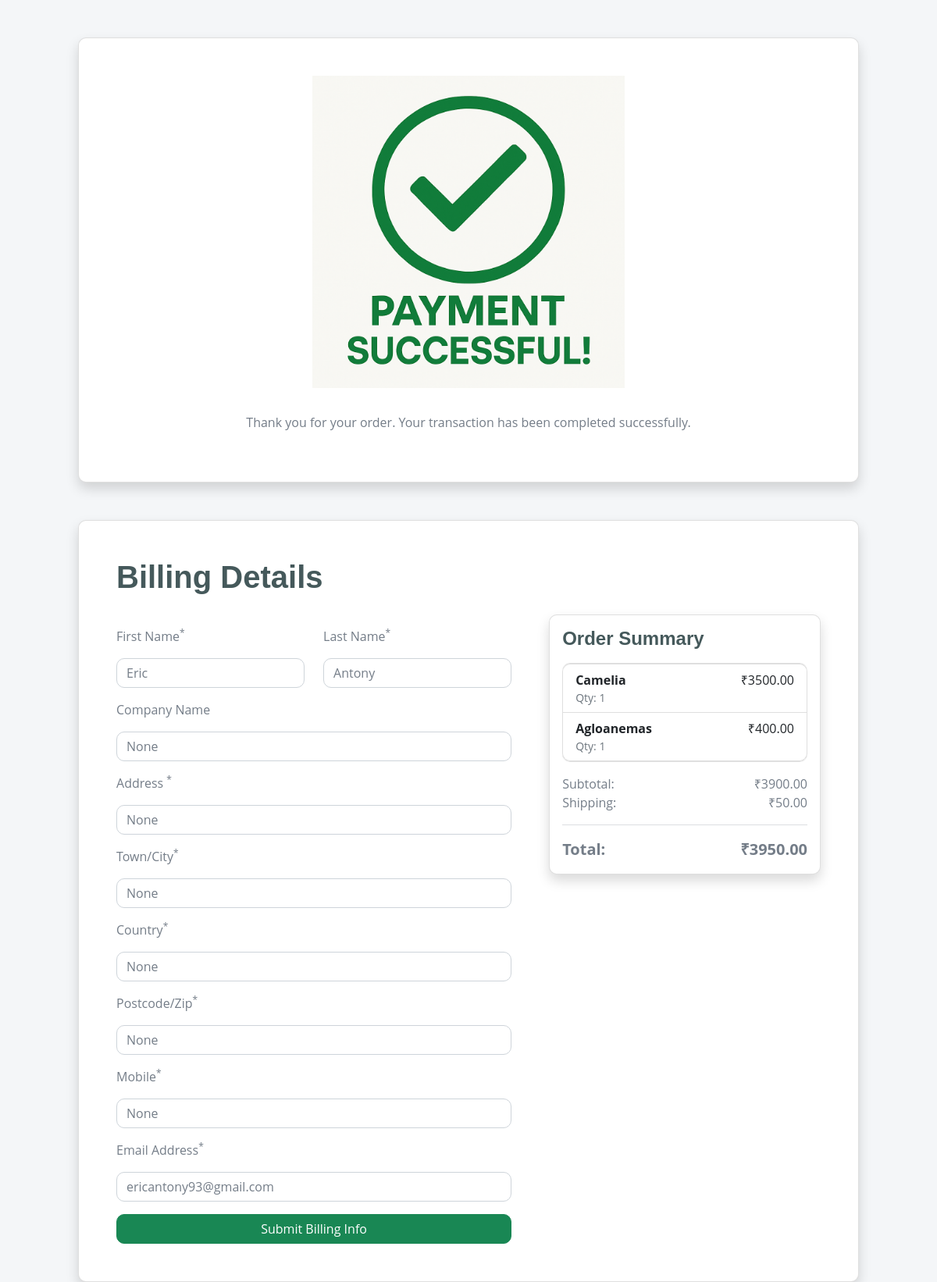
Before: /payment_success/ (signed in) with the older database file.
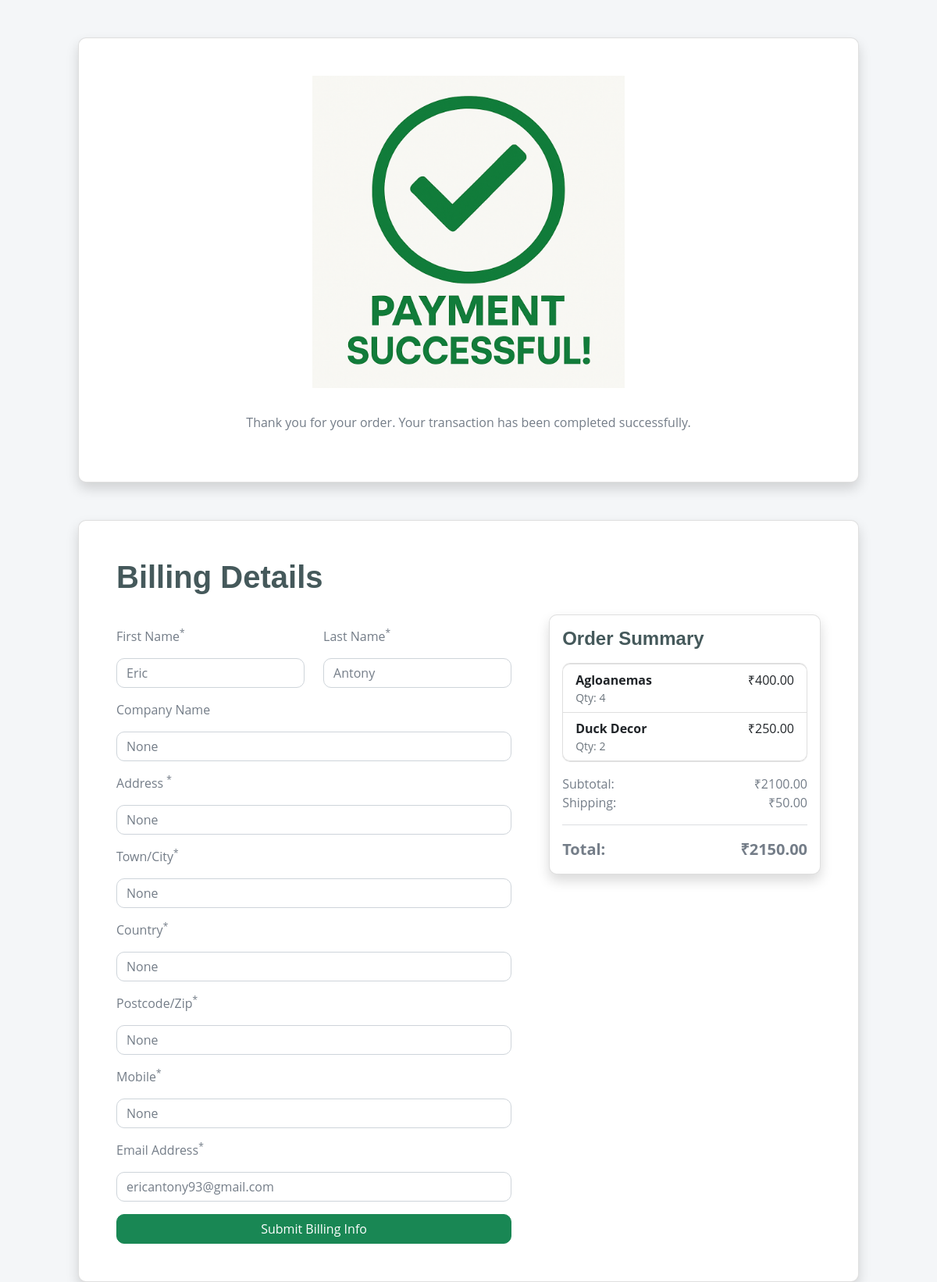
After: the same page with the newer database file.
### App/models.py (models this page shows, shortened)
class CartItem(models.Model):
    quantity = models.PositiveIntegerField(default=1)
    added_on = models.DateTimeField(auto_now_add=True)
    user = models.ForeignKey(settings.AUTH_USER_MODEL, on_delete=models.CASCADE)
    product = models.ForeignKey(Product, on_delete=models.CASCADE)
    class Meta:
        unique_together = ('user', 'product')

class Product(models.Model):
    name = models.CharField(max_length=200)
    description = models.TextField()
    price = models.FloatField()  # changed from DecimalField to FloatField
    stock = models.IntegerField()
    image = models.ImageField(upload_to='products', null=True, blank=True)
    category = models.CharField(
        max_length=20,
        choices=[
            ('ordinary', 'Ordinary Plants'),
            ('exotic', 'Exotic'),
            ('fertilizer', 'Fertilizers & Accessories'),
            ('decor', 'Decor'),
        ],
        default='ordinary'
    )
    created_at = models.DateTimeField(auto_now_add=True)
    updated_at = models.DateTimeField(auto_now=True)

class BillingDetails(models.Model):
    user = models.ForeignKey(
        settings.AUTH_USER_MODEL,
        on_delete=models.CASCADE,
        null=True,                 # TEMPORARY for migration safety
        blank=True
    )
    first_name = models.CharField(max_length=100)
    last_name = models.CharField(max_length=100)
    company_name = models.CharField(max_length=200, null=True, blank=True)
    address = models.CharField(max_length=255)
    town = models.CharField(max_length=100)
    country = models.CharField(max_length=100)
    postcode = models.CharField(max_length=20)
    mobile = models.CharField(max_length=20)
    email = models.EmailField(max_length=254)

### App/views.py (the view)
# urls.py: path('payment_success/', views.payment_success, name='payment_success'),
@login_required
def payment_success(request):
    cart_items = CartItem.objects.filter(user=request.user)
    grand_total = sum(item.product.price * item.quantity for item in cart_items)
    instance = BillingDetails.objects.filter(user=request.user).order_by('-id').first()
    if instance:
        form = BillingDetailsForm(instance=instance)
    else:
        form = BillingDetailsForm(initial={
            "first_name": request.user.first_name or "",
            "last_name":  request.user.last_name or "",
            "email":      request.user.email or "",
        })
    return render(request, "success.html", {
        "total_amount": grand_total,
        "cart_items": cart_items,
        "form": form,
    })

### App/forms.py
class BillingDetailsForm(forms.ModelForm):
    class Meta:
        model = BillingDetails
        fields = [
            'first_name',
            'last_name',
            'company_name',
            'address',
            'town',
            'country',
            'postcode',
            'mobile',
            'email'
        ]

### Templates/success.html (shortened to what this page needs)
{% load static %}
<!DOCTYPE html>
<html lang="en">
<head>
    <link rel="stylesheet" href="{% static 'css/bootstrap.min.css' %}">
</head>
<body class="bg-light">
    <div class="container mt-5 text-center">
        <div class="card shadow p-5" style="max-width: 1000px; margin:auto;">
            <img src="{% static 'img/successful.png' %}" alt="Success" style="max-width:400px; width:100%; height:auto; margin:auto;">
            <p class="mt-2">Thank you for your order. Your transaction has been completed successfully.</p>
        </div>
    </div>
    <div class="container mt-5">
        <div class="card shadow p-5" style="max-width: 1000px; margin:auto;">
            <h1 class="mb-4">Billing Details</h1>
            <form method="POST" action="{% url 'save_billing' %}">
                <div class="row g-5">
                    <div class="col-md-12 col-lg-6 col-xl-7">
                        <div class="row">
                            <div class="col-md-12 col-lg-6">
                                <div class="form-item w-100">
                                    <label class="form-label my-3">First Name<sup>*</sup></label>
                                    <input type="text" name="first_name" class="form-control"
                                        value="{{ form.first_name.value|default:request.user.first_name }}" required>
                                </div>
                            </div>
                            <div class="col-md-12 col-lg-6">
                                <div class="form-item w-100">
                                    <label class="form-label my-3">Last Name<sup>*</sup></label>
                                    <input type="text" name="last_name" class="form-control"
                                        value="{{ form.last_name.value|default:request.user.last_name }}" required>
                                </div>
                            </div>
                        </div>
                        <div class="form-item">
                            <label class="form-label my-3">Company Name</label>
                            <input type="text" name="company_name" class="form-control"
                                value="{{ form.company_name.value }}">
                        </div>
                        <div class="form-item">
                            <label class="form-label my-3">Address <sup>*</sup></label>
                            <input type="text" name="address" class="form-control" value="{{ form.address.value }}"
                                placeholder="House Number, Street Name" required>
                        </div>
                        <div class="form-item">
                            <label class="form-label my-3">Town/City<sup>*</sup></label>
                            <input type="text" name="town" class="form-control" value="{{ form.town.value }}" required>
                        </div>
                        <div class="form-item">
                            <label class="form-label my-3">Country<sup>*</sup></label>
                            <input type="text" name="country" class="form-control" value="{{ form.country.value }}"
                                required>
                        </div>
                        <div class="form-item">
                            <label class="form-label my-3">Postcode/Zip<sup>*</sup></label>
                            <input type="text" name="postcode" class="form-control" value="{{ form.postcode.value }}"
                                required>
                        </div>
                        <div class="form-item">
                            <label class="form-label my-3">Mobile<sup>*</sup></label>
                            <input type="tel" name="mobile" class="form-control" value="{{ form.mobile.value }}"
                                required>
                        </div>
                        <div class="form-item">
                            <label class="form-label my-3">Email Address<sup>*</sup></label>
                            <input type="email" name="email" class="form-control"
                                value="{{ form.email.value|default:request.user.email }}" required>
                        </div>
                        <button class="btn btn-success mt-3 w-100">Submit Billing Info</button>
                    </div>
                    <div class="col-md-12 col-lg-6 col-xl-5">
                        <div class="card shadow p-3">
                            <h4 class="mb-3">Order Summary</h4>
                            {% if cart_items %}
                            <ul class="list-group mb-3">
                                {% for item in cart_items %}
                                <li class="list-group-item d-flex justify-content-between">
                                    <div>
                                        <strong>{{ item.product.name }}</strong>
                                        <div class="small text-muted">Qty: {{ item.quantity }}</div>
                                    </div>
                                    <span>₹{{ item.product.price|floatformat:2 }}</span>
                                </li>
                                {% endfor %}
                            </ul>
                            <div class="d-flex justify-content-between">
                                <div>Subtotal:</div>
                                <div>₹{{ total_amount|floatformat:2 }}</div>
                            </div>
                            <div class="d-flex justify-content-between">
                                <div>Shipping:</div>
                                <div>₹50.00</div>
                            </div>
                            <hr>
                            <div class="d-flex justify-content-between fw-bold fs-5">
                                <div>Total:</div>
                                <div>₹{{ total_amount|add:50|floatformat:2 }}</div>
                            </div>
                            {% else %}
                            <p class="text-muted">No items in cart.</p>
                            {% endif %}
                        </div>
                    </div>
                </div>
            </form>
        </div>
    </div>
</body>
</html>

Changed rows visible on the page:
removed CartItem: product.name "Camelia", quantity "1", product.price "3500.00"
added BillingDetails: first_name "Eric", last_name "Antony", company_name "None", address "None", town "None", country "None", postcode "None", mobile "None", email "ericantony93@gmail.com"
changed CartItem "Agloanemas": quantity "1" → "4"
added CartItem: product.name "Duck Decor", quantity "2", product.price "250.00"
Other visible differences:
{{ total_amount|floatformat:2 }}: "3900.00" → "2100.00"
{{ total_amount|add:50|floatformat:2 }}: "3950.00" → "2150.00"
form field company_name: "None" → (not shown)
form field address: "None" → (not shown)
form field town: "None" → (not shown)
form field country: "None" → (not shown)
form field postcode: "None" → (not shown)
form field mobile: "None" → (not shown)
